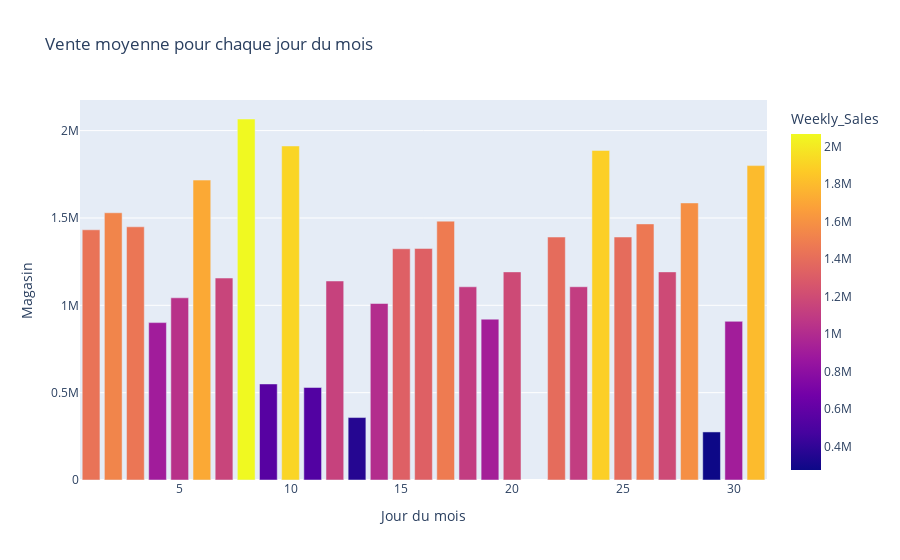

Write notebook code for a chart like this one.
### Markdown cell above
Il n'y a pas de différence majeur entre les jours férié et les autres jours.

### Code cell
weekly_sales_mean= df1.groupby(['dayofmonth']).agg({'Weekly_Sales':'mean'})
fig = px.bar(weekly_sales_mean, x=weekly_sales_mean.index, y='Weekly_Sales', title="Vente moyenne pour chaque jour du mois", color='Weekly_Sales')
fig.update_xaxes(title="Jour du mois")
fig.update_yaxes(title="Magasin")
fig.show()

### Figure 1 — Plotly figure (JSON) as saved in the notebook; plotly's stock layout.template omitted (floating-point values rounded to 4 significant figures)
{"data": [{"alignmentgroup": "True", "hovertemplate": "dayofmonth=%{x}<br>Weekly_Sales=%{marker.color}<extra></extra>", "legendgroup": "", "marker": {"color": [1432000.0, 1530000.0, 1449000.0, 901000.0, 1043000.0, 1717000.0, 1156000.0, 2067000.0, 549800.0, 1912000.0, 529700.0, 1139000.0, 357500.0, 1010000.0, 1324000.0, 1326000.0, 1482000.0, 1106000.0, 920900.0, 1191000.0, 1391000.0, 1106000.0, 1887000.0, 1391000.0, 1466000.0, 1191000.0, 1586000.0, 275100.0, 908300.0, 1800000.0], "coloraxis": "coloraxis", "pattern": {"shape": ""}}, "name": "", "offsetgroup": "", "orientation": "v", "showlegend": false, "textposition": "auto", "type": "bar", "x": [1, 2, 3, 4, 5, 6, 7, 8, 9, 10, 11, 12, 13, 14, 15, 16, 17, 18, 19, 20, 22, 23, 24, 25, 26, 27, 28, 29, 30, 31], "xaxis": "x", "y": [1432000.0, 1530000.0, 1449000.0, 901000.0, 1043000.0, 1717000.0, 1156000.0, 2067000.0, 549800.0, 1912000.0, 529700.0, 1139000.0, 357500.0, 1010000.0, 1324000.0, 1326000.0, 1482000.0, 1106000.0, 920900.0, 1191000.0, 1391000.0, 1106000.0, 1887000.0, 1391000.0, 1466000.0, 1191000.0, 1586000.0, 275100.0, 908300.0, 1800000.0], "yaxis": "y"}], "layout": {"barmode": "relative", "coloraxis": {"colorbar": {"title": {"text": "Weekly_Sales"}}, "colorscale": [[0, "#0d0887"], [0.1111, "#46039f"], [0.2222, "#7201a8"], [0.3333, "#9c179e"], [0.4444, "#bd3786"], [0.5556, "#d8576b"], [0.6667, "#ed7953"], [0.7778, "#fb9f3a"], [0.8889, "#fdca26"], [1, "#f0f921"]]}, "legend": {"tracegroupgap": 0}, "title": {"text": "Vente moyenne pour chaque jour du mois"}, "xaxis": {"anchor": "y", "domain": [0, 1], "title": {"text": "Jour du mois"}}, "yaxis": {"anchor": "x", "domain": [0, 1], "title": {"text": "Magasin"}}}}
